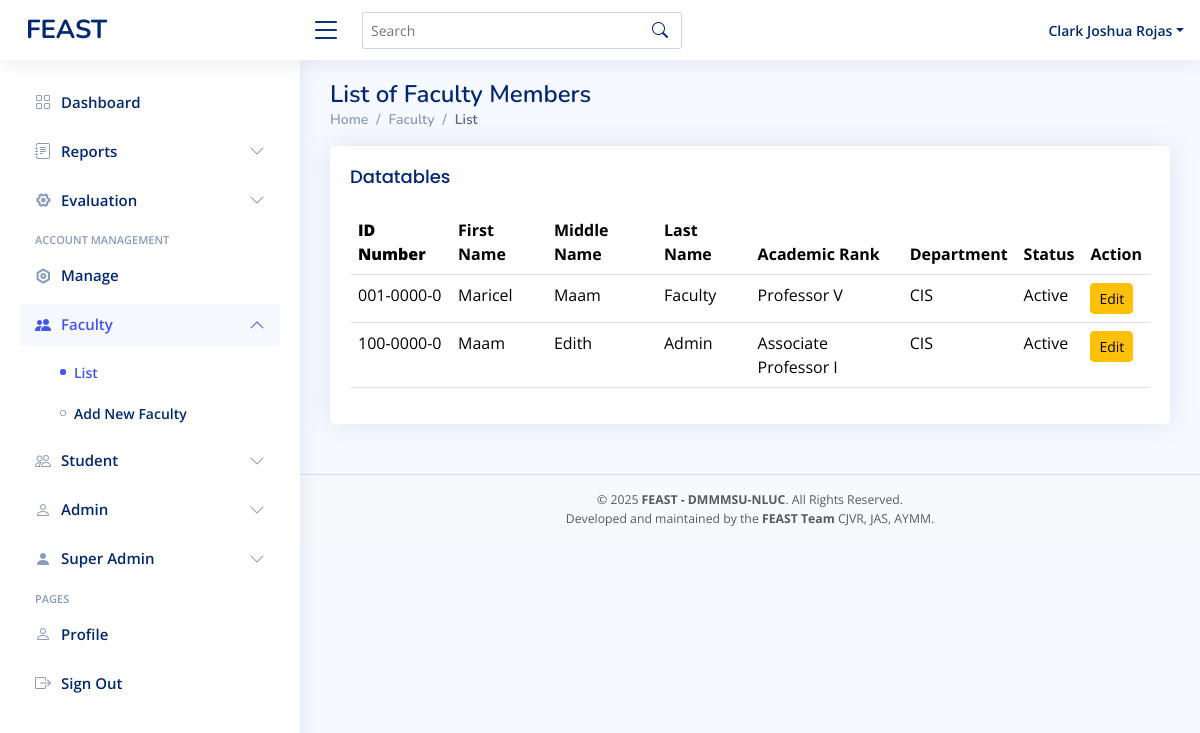
The app's page /superadmin-facultylist.php (signed in), older data.
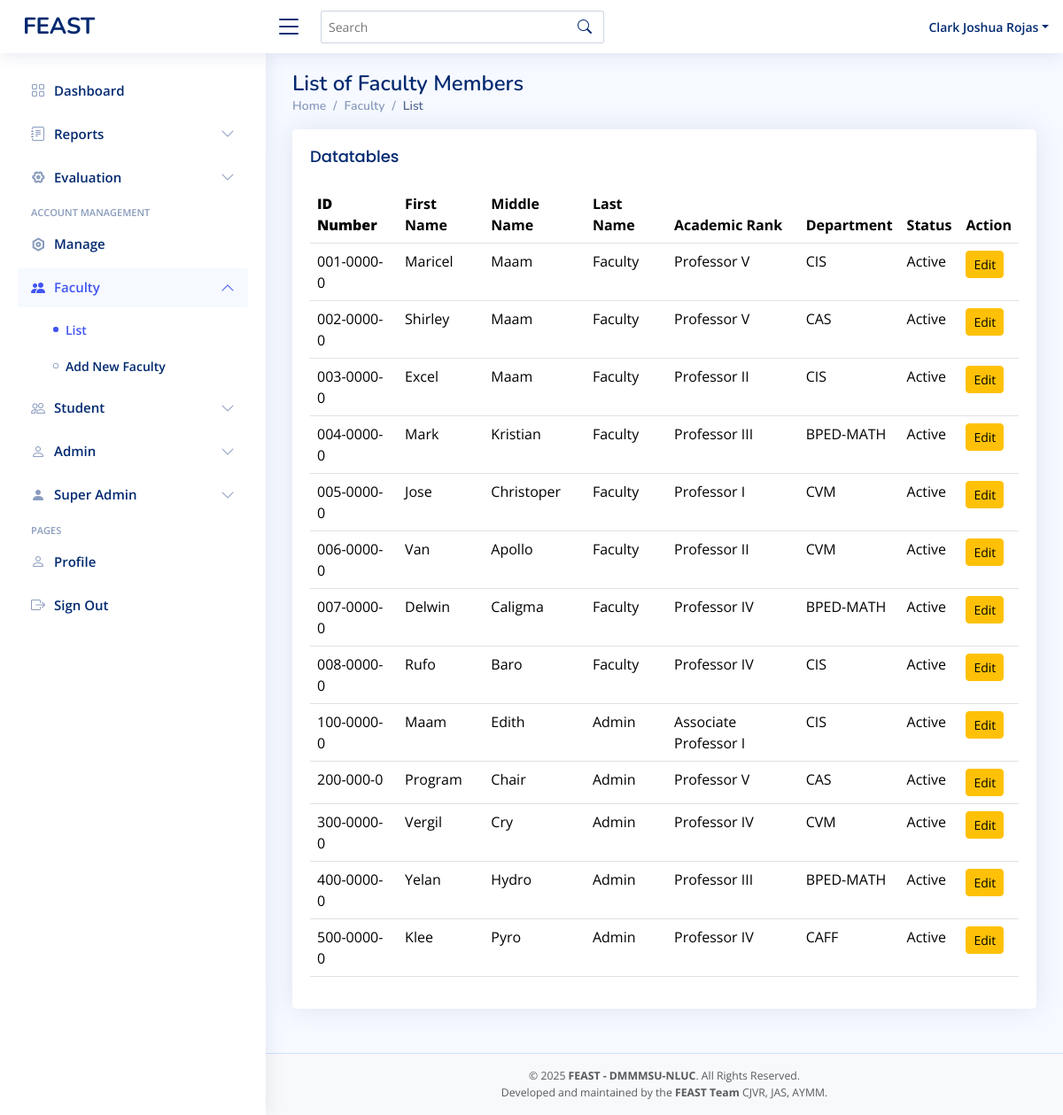
The same page, newer data.
### tables this page shows
CREATE TABLE `faculty` (
  `idnumber` varchar(11) NOT NULL,
  `first_name` varchar(50) NOT NULL,
  `mid_name` varchar(50) NOT NULL,
  `last_name` varchar(50) NOT NULL,
  `password` varchar(50) DEFAULT NULL,
  `department` varchar(50) NOT NULL,
  `faculty_rank` varchar(50) DEFAULT NULL,
  `role` varchar(50) NOT NULL DEFAULT 'faculty',
  `status` varchar(11) NOT NULL DEFAULT 'active'
);

### superadmin-facultylist.php (the view, shortened to what this page needs)
<?php
include 'conn/conn.php';
$query = "SELECT * FROM faculty  WHERE role = 'faculty'";
$result = mysqli_query($conn, $query);
?>
<!DOCTYPE html>
<html lang="en">
<head>
  <?php include 'header.php' ?>
</head>
<body>
  <?php include 'superadmin-header.php' ?>
  <aside id="sidebar" class="sidebar">
    <ul class="sidebar-nav" id="sidebar-nav">
      <li class="nav-item">
        <a class="nav-link collapsed" href="superadmin-dashboard.php">
          <i class="bi bi-grid"></i>
          <span>Dashboard</span>
        </a>
      </li>
      <li class="nav-item">
        <a class="nav-link collapsed" data-bs-target="#reports" data-bs-toggle="collapse" href="#">
          <i class="bi bi-journal-text"></i><span>Reports</span><i class="bi bi-chevron-down ms-auto"></i>
        </a>
      </li>
      <li class="nav-item">
        <a class="nav-link collapsed" data-bs-target="#evaluation" data-bs-toggle="collapse" href="#">
          <i class="ri-settings-4-line"></i><span>Evaluation</span><i class="bi bi-chevron-down ms-auto"></i>
        </a>
      </li>
      <li class="nav-heading">Account Management</li>
      <li class="nav-item">
        <a class="nav-link collapsed" href="superadmin-addsmanagement.php">
          <i class="ri-settings-line"></i>
          <span>Manage</span>
        </a>
      </li>
      <li class="nav-item">
        <a class="nav-link collapse" data-bs-target="#components-nav" data-bs-toggle="collapse" href="#">
          <i class="bi bi-people-fill"></i><span>Faculty</span><i class="bi bi-chevron-down ms-auto"></i>
        </a>
        <ul id="components-nav" class="nav-content collapse show" data-bs-parent="#sidebar-nav">
          <li>
            <a href="superadmin-facultylist.php" class="active">
              <i class="bi bi-circle"></i><span>List</span>
            </a>
          </li>
          <li>
            <a href="superadmin-facultycreation.php">
              <i class="bi bi-circle"></i><span>Add New Faculty</span>
            </a>
          </li>
        </ul>
      </li>
      <li class="nav-item">
        <a class="nav-link collapsed" data-bs-target="#forms-nav" data-bs-toggle="collapse" href="#">
          <i class="bi bi-people"></i><span>Student</span><i class="bi bi-chevron-down ms-auto"></i>
        </a>
      </li>
      <li class="nav-item">
        <a class="nav-link collapsed" data-bs-target="#admin-nav" data-bs-toggle="collapse" href="#">
          <i class="bi bi-person"></i><span>Admin</span><i class="bi bi-chevron-down ms-auto"></i>
        </a>
      </li>
      <li class="nav-item">
        <a class="nav-link collapsed" data-bs-target="#tables-nav" data-bs-toggle="collapse" href="#">
          <i class="bi bi-person-fill"></i><span>Super Admin</span><i
            class="bi bi-chevron-down ms-auto"></i>
        </a>
      </li>
      <li class="nav-heading">Pages</li>
      <li class="nav-item">
        <a class="nav-link collapsed" href="superadmin-user-profile.php">
          <i class="bi bi-person"></i>
          <span>Profile</span>
        </a>
      </li>
      <li class="nav-item">
        <a class="nav-link collapsed" href="logout.php">
          <i class="bi bi-box-arrow-right"></i>
          <span>Sign Out</span>
        </a>
      </li>
    </ul>
  </aside>
  <main id="main" class="main">
    <div class="pagetitle">
      <h1>List of Faculty Members</h1>
      <nav>
        <ol class="breadcrumb">
          <li class="breadcrumb-item"><a href="superadmin-dashboard.php">Home</a></li>
          <li class="breadcrumb-item">Faculty</li>
          <li class="breadcrumb-item active">List</li>
        </ol>
      </nav>
    </div>
    <section class="section ">
      <div class="row">
        <div class="col-lg-12">
          <div class="card">
            <div class="card-body table-responsive">
              <h5 class="card-title">Datatables</h5>
              <table class="table datatable">
                <thead>
                  <tr>
                    <th>
                      <b>ID Number</b>
                    </th>
                    <th>First Name</th>
                    <th>Middle Name</th>
                    <th>Last Name</th>
                    <th>Academic Rank</th>
                    <th>Department</th>
                    <th>Status</th>
                    <th>Action</th>
                  </tr>
                </thead>
                <tbody>
                  <tr>
                    <?php
                    while ($row = mysqli_fetch_assoc($result)) {
                    ?>
                      <td class="text-capitalize"><?php echo $row['idnumber']; ?></td>
                      <td class="text-capitalize"><?php echo $row['first_name']; ?></td>
                      <td class="text-capitalize"><?php echo $row['mid_name']; ?></td>
                      <td class="text-capitalize"><?php echo $row['last_name']; ?></td>
                      <td class="text-capitalize"><?php echo $row['faculty_rank']; ?></td>
                      <td class="text-uppercase"><?php echo $row['department']; ?></td>
                      <td class="text-capitalize"><?php echo $row['status']; ?></td>
                      <td>
                        <a href="superadmin-editfaculty.php?id=<?php echo $row['idnumber']; ?>" class="btn btn-warning btn-sm">Edit</a>
                  </tr>
                <?php
                    }
                ?>
                </tbody>
              </table>
            </div>
          </div>
        </div>
      </div>
    </section>
  </main>
  <?php include 'footer.php'?>
</body>
</html>

### header.php (shortened to what this page needs)
<link href="vendors/bootstrap/css/bootstrap.min.css" rel="stylesheet">
<link href="vendors/bootstrap-icons/bootstrap-icons.css" rel="stylesheet">
<link href="vendors/boxicons/css/boxicons.min.css" rel="stylesheet">
<link href="vendors/quill/quill.snow.css" rel="stylesheet">
<link href="vendors/quill/quill.bubble.css" rel="stylesheet">
<link href="vendors/remixicon/remixicon.css" rel="stylesheet">
<link href="vendors/simple-datatables/style.css" rel="stylesheet">
<link href="assets/css/style.css" rel="stylesheet">

### superadmin-header.php (shortened to what this page needs)
<header id="header" class="header fixed-top d-flex align-items-center">
  <div class="d-flex align-items-center justify-content-between">
    <a href="superadmin-dashboard.php" class="logo d-flex align-items-center">
      <span class="d-none d-lg-block">FEAST</span>
    </a>
    <i class="bi bi-list toggle-sidebar-btn"></i>
  </div>
  <div class="search-bar">
    <form class="search-form d-flex align-items-center" method="POST" action="#">
      <input type="text" name="query" placeholder="Search" title="Enter search keyword">
      <button type="submit" title="Search"><i class="bi bi-search"></i></button>
    </form>
  </div>
  <nav class="header-nav ms-auto">
    <ul class="d-flex align-items-center">
      <li class="nav-item dropdown pe-3 position-relative">
        <a class="nav-link nav-profile d-flex align-items-center pe-0" href="#" data-bs-toggle="dropdown">
          <span class="d-none d-md-block dropdown-toggle ps-2 text-capitalize"><?php echo $_SESSION['first_name'] .' '. $_SESSION['last_name'];?></span>
        </a>
      </li>
    </ul>
  </nav>
</header>

### footer.php
<footer id="footer" class="footer bg-light text-center py-3">
  <div class="container">
    <div class="text-muted small">
      &copy; <?= date('Y') ?> <strong><span>FEAST - DMMMSU-NLUC</span></strong>. All Rights Reserved.
    </div>
    <div class="text-muted small">
      Developed and maintained by the <strong>FEAST Team</strong> CJVR, JAS, AYMM.
    </div>
  </div>
</footer>

### assets/css/style.css (style rules this page uses)
:root { scroll-behavior: smooth; }
body { font-family: "Open Sans", sans-serif; background: #f6f9ff; color: #444444; }
a { color: #4154f1; text-decoration: none; }
h1, h2, h3, h4, h5, h6 { font-family: "Nunito", sans-serif; }
#main { margin-top: 60px; padding: 20px 30px; transition: all 0.3s; }
.pagetitle { margin-bottom: 10px; }
.pagetitle h1 { font-size: 24px; margin-bottom: 0; font-weight: 600; color: #012970; }
.card { margin-bottom: 30px; border: none; border-radius: 5px; box-shadow: 0px 0 30px rgba(1, 41, 112, 0.1); }
.card-title { padding: 20px 0 15px 0; font-size: 18px; font-weight: 500; color: #012970; font-family: "Poppins", sans-serif; }
.card-body { padding: 0 20px 20px 20px; }
.breadcrumb { font-size: 14px; font-family: "Nunito", sans-serif; color: #899bbd; font-weight: 600; }
.breadcrumb a { color: #899bbd; transition: 0.3s; }
.breadcrumb .breadcrumb-item::before { color: #899bbd; }
.breadcrumb .active { color: #51678f; font-weight: 600; }
.logo { line-height: 1; }
@media (min-width: 1200px) { .logo { width: 280px; } }
.logo span { font-size: 26px; font-weight: 700; color: #012970; font-family: "Nunito", sans-serif; }
.header { transition: all 0.5s; z-index: 997; height: 60px; box-shadow: 0px 2px 20px rgba(1, 41, 112, 0.1); background-color: #fff; padding-left: 20px; }
.header .toggle-sidebar-btn { font-size: 32px; padding-left: 10px; cursor: pointer; color: #012970; }
.header .search-bar { min-width: 360px; padding: 0 20px; }
.header .search-form { width: 100%; }
.header .search-form input { border: 0; font-size: 14px; color: #012970; border: 1px solid rgba(1, 41, 112, 0.2); padding: 7px 38px 7px 8px; border-radius: 3px; transition: 0.3s; width: 100%; }
.header .search-form button { border: 0; padding: 0; margin-left: -30px; background: none; }
.header .search-form button i { color: #012970; }
.header-nav ul { list-style: none; }
.header-nav>ul { margin: 0; padding: 0; }
.header-nav .nav-profile { color: #012970; }
.header-nav .nav-profile span { font-size: 14px; font-weight: 600; }
.sidebar { position: fixed; top: 60px; left: 0; bottom: 0; width: 300px; z-index: 996; transition: all 0.3s; padding: 20px; overflow-y: auto; scrollbar-width: thin; scrollbar-color: #aab7cf transparent; box-shadow: 0px 0px 20px rgba(1, 41, 112, 0.1); background-color: #fff; }
@media (min-width: 1200px) { #main, #footer { margin-left: 300px; } }
.sidebar-nav { padding: 0; margin: 0; list-style: none; }
.sidebar-nav li { padding: 0; margin: 0; list-style: none; }
.sidebar-nav .nav-item { margin-bottom: 5px; }
.sidebar-nav .nav-heading { font-size: 11px; text-transform: uppercase; color: #899bbd; font-weight: 600; margin: 10px 0 5px 15px; }
.sidebar-nav .nav-link { display: flex; align-items: center; font-size: 15px; font-weight: 600; color: #4154f1; transition: 0.3; background: #f6f9ff; padding: 10px 15px; border-radius: 4px; }
.sidebar-nav .nav-link i { font-size: 16px; margin-right: 10px; color: #4154f1; }
.sidebar-nav .nav-link.collapsed { color: #012970; background: #fff; }
.sidebar-nav .nav-link.collapsed i { color: #899bbd; }
.sidebar-nav .nav-link .bi-chevron-down { margin-right: 0; transition: transform 0.2s ease-in-out; }
.sidebar-nav .nav-link:not(.collapsed) .bi-chevron-down { transform: rotate(180deg); }
.sidebar-nav .nav-content { padding: 5px 0 0 0; margin: 0; list-style: none; }
.sidebar-nav .nav-content a { display: flex; align-items: center; font-size: 14px; font-weight: 600; color: #012970; transition: 0.3; padding: 10px 0 10px 40px; transition: 0.3s; }
.sidebar-nav .nav-content a i { font-size: 6px; margin-right: 8px; line-height: 0; border-radius: 50%; }
.sidebar-nav .nav-content a:hover, .sidebar-nav .nav-content a.active { color: #4154f1; }
.sidebar-nav .nav-content a.active i { background-color: #4154f1; }
.footer { padding: 20px 0; font-size: 14px; transition: all 0.3s; border-top: 1px solid #cddfff; }

Row changes from the older to the newer data that the page shows:
added faculty: idnumber "002-0000-0", first_name "Shirley", mid_name "Maam", last_name "Faculty", faculty_rank "Professor V", department "CAS", status "Active"
added faculty: idnumber "003-0000-0", first_name "Excel", mid_name "Maam", last_name "Faculty", faculty_rank "Professor II", department "CIS", status "Active"
added faculty: idnumber "004-0000-0", first_name "Mark", mid_name "Kristian", last_name "Faculty", faculty_rank "Professor III", department "BPED-MATH", status "Active"
added faculty: idnumber "005-0000-0", first_name "Jose", mid_name "Christoper", last_name "Faculty", faculty_rank "Professor I", department "CVM", status "Active"
added faculty: idnumber "006-0000-0", first_name "Van", mid_name "Apollo", last_name "Faculty", faculty_rank "Professor II", department "CVM", status "Active"
added faculty: idnumber "007-0000-0", first_name "Delwin", mid_name "Caligma", last_name "Faculty", faculty_rank "Professor IV", department "BPED-MATH", status "Active"
added faculty: idnumber "008-0000-0", first_name "Rufo", mid_name "Baro", last_name "Faculty", faculty_rank "Professor IV", department "CIS", status "Active"
added faculty: idnumber "200-000-0", first_name "Program", mid_name "Chair", last_name "Admin", faculty_rank "Professor V", department "CAS", status "Active"
added faculty: idnumber "300-0000-0", first_name "Vergil", mid_name "Cry", last_name "Admin", faculty_rank "Professor IV", department "CVM", status "Active"
added faculty: idnumber "400-0000-0", first_name "Yelan", mid_name "Hydro", last_name "Admin", faculty_rank "Professor III", department "BPED-MATH", status "Active"
added faculty: idnumber "500-0000-0", first_name "Klee", mid_name "Pyro", last_name "Admin", faculty_rank "Professor IV", department "CAFF", status "Active"
